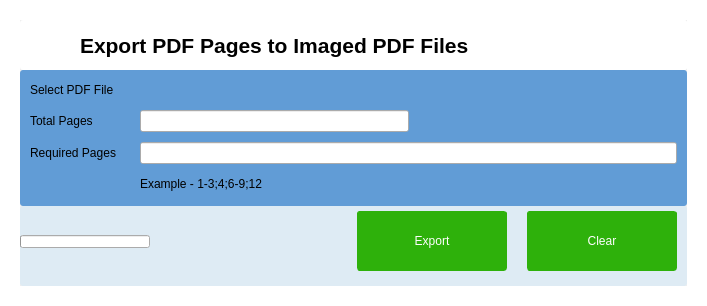
<?xml version="1.0" encoding="UTF-8"?>
<ui version="4.0">
 <class>Frame</class>
 <widget class="QFrame" name="Frame">
  <property name="geometry">
   <rect>
    <x>0</x>
    <y>0</y>
    <width>707</width>
    <height>306</height>
   </rect>
  </property>
  <property name="windowTitle">
   <string>Frame</string>
  </property>
  <property name="styleSheet">
   <string notr="true">
QFrame{
	border-width: 20;
	border-color: rgb(255,255,255);
	border-radius: 3;
	border-style: solid;
}

QPushButton{
	border-width: 1;
	border-color: rgb(46, 177, 11);
	border-radius: 3;
	border-style: solid;
	background-color: rgb(46, 177, 11);
	color: rgb(254, 254, 254);		
	font: 75 14pt &quot;Arial&quot;;
}</string>
  </property>
  <layout class="QVBoxLayout" name="verticalLayout_8">
   <property name="spacing">
    <number>0</number>
   </property>
   <property name="leftMargin">
    <number>0</number>
   </property>
   <property name="topMargin">
    <number>0</number>
   </property>
   <property name="rightMargin">
    <number>0</number>
   </property>
   <property name="bottomMargin">
    <number>0</number>
   </property>
   <item>
    <layout class="QVBoxLayout" name="verticalLayout">
     <property name="spacing">
      <number>0</number>
     </property>
     <property name="leftMargin">
      <number>0</number>
     </property>
     <property name="rightMargin">
      <number>0</number>
     </property>
     <item>
      <widget class="QFrame" name="titleFrame">
       <property name="sizePolicy">
        <sizepolicy hsizetype="Preferred" vsizetype="Expanding">
         <horstretch>0</horstretch>
         <verstretch>0</verstretch>
        </sizepolicy>
       </property>
       <property name="minimumSize">
        <size>
         <width>0</width>
         <height>50</height>
        </size>
       </property>
       <property name="maximumSize">
        <size>
         <width>16777215</width>
         <height>80</height>
        </size>
       </property>
       <property name="autoFillBackground">
        <bool>false</bool>
       </property>
       <property name="styleSheet">
        <string notr="true">


QFrame{
	border-width: 0;
	border-color: rgb(46, 177, 11);
	border-radius: 3;
	border-style: solid;
	background-color: white;
}

</string>
       </property>
       <property name="frameShape">
        <enum>QFrame::StyledPanel</enum>
       </property>
       <property name="frameShadow">
        <enum>QFrame::Raised</enum>
       </property>
       <layout class="QHBoxLayout" name="horizontalLayout">
        <property name="spacing">
         <number>0</number>
        </property>
        <property name="leftMargin">
         <number>0</number>
        </property>
        <property name="topMargin">
         <number>0</number>
        </property>
        <property name="rightMargin">
         <number>0</number>
        </property>
        <property name="bottomMargin">
         <number>0</number>
        </property>
        <item>
         <layout class="QHBoxLayout" name="horizontalLayout_5">
          <property name="spacing">
           <number>0</number>
          </property>
          <property name="leftMargin">
           <number>10</number>
          </property>
          <item>
           <widget class="QLabel" name="_lblFrameIcon">
            <property name="sizePolicy">
             <sizepolicy hsizetype="Fixed" vsizetype="Fixed">
              <horstretch>0</horstretch>
              <verstretch>0</verstretch>
             </sizepolicy>
            </property>
            <property name="minimumSize">
             <size>
              <width>50</width>
              <height>50</height>
             </size>
            </property>
            <property name="maximumSize">
             <size>
              <width>50</width>
              <height>50</height>
             </size>
            </property>
            <property name="styleSheet">
             <string notr="true"/>
            </property>
            <property name="text">
             <string/>
            </property>
            <property name="pixmap">
             <pixmap resource="Resources.qrc">:/resources/images/resources/images/pdf2png2.png</pixmap>
            </property>
            <property name="scaledContents">
             <bool>true</bool>
            </property>
           </widget>
          </item>
          <item>
           <widget class="QLabel" name="_lblFrameTitle">
            <property name="sizePolicy">
             <sizepolicy hsizetype="Expanding" vsizetype="Expanding">
              <horstretch>0</horstretch>
              <verstretch>0</verstretch>
             </sizepolicy>
            </property>
            <property name="minimumSize">
             <size>
              <width>0</width>
              <height>50</height>
             </size>
            </property>
            <property name="maximumSize">
             <size>
              <width>16777215</width>
              <height>80</height>
             </size>
            </property>
            <property name="font">
             <font>
              <pointsize>16</pointsize>
              <weight>75</weight>
              <bold>true</bold>
             </font>
            </property>
            <property name="styleSheet">
             <string notr="true"/>
            </property>
            <property name="text">
             <string>Export PDF Pages to Imaged PDF Files</string>
            </property>
           </widget>
          </item>
         </layout>
        </item>
       </layout>
      </widget>
     </item>
     <item>
      <widget class="QFrame" name="bodyFrame">
       <property name="styleSheet">
        <string notr="true">QFrame{
	border-width: 0;
	border-color: rgb(46, 177, 11);
	border-radius: 3;
	border-style: solid;
	background-color: rgb(97, 156, 214);
}


</string>
       </property>
       <property name="frameShape">
        <enum>QFrame::StyledPanel</enum>
       </property>
       <property name="frameShadow">
        <enum>QFrame::Raised</enum>
       </property>
       <layout class="QVBoxLayout" name="verticalLayout_7">
        <property name="leftMargin">
         <number>0</number>
        </property>
        <property name="topMargin">
         <number>10</number>
        </property>
        <property name="rightMargin">
         <number>0</number>
        </property>
        <property name="bottomMargin">
         <number>0</number>
        </property>
        <item>
         <layout class="QVBoxLayout" name="verticalLayout_2">
          <property name="spacing">
           <number>10</number>
          </property>
          <property name="leftMargin">
           <number>10</number>
          </property>
          <property name="rightMargin">
           <number>10</number>
          </property>
          <item>
           <widget class="QLabel" name="label_11">
            <property name="minimumSize">
             <size>
              <width>0</width>
              <height>20</height>
             </size>
            </property>
            <property name="maximumSize">
             <size>
              <width>16777215</width>
              <height>30</height>
             </size>
            </property>
            <property name="autoFillBackground">
             <bool>false</bool>
            </property>
            <property name="styleSheet">
             <string notr="true"/>
            </property>
            <property name="text">
             <string>Select PDF File</string>
            </property>
           </widget>
          </item>
          <item>
           <layout class="QHBoxLayout" name="horizontalLayout_2">
            <property name="leftMargin">
             <number>0</number>
            </property>
            <property name="topMargin">
             <number>0</number>
            </property>
            <property name="rightMargin">
             <number>0</number>
            </property>
            <item>
             <widget class="QLabel" name="label">
              <property name="sizePolicy">
               <sizepolicy hsizetype="Preferred" vsizetype="Preferred">
                <horstretch>0</horstretch>
                <verstretch>0</verstretch>
               </sizepolicy>
              </property>
              <property name="minimumSize">
               <size>
                <width>100</width>
                <height>0</height>
               </size>
              </property>
              <property name="maximumSize">
               <size>
                <width>200</width>
                <height>16777215</height>
               </size>
              </property>
              <property name="text">
               <string>Total Pages</string>
              </property>
             </widget>
            </item>
            <item>
             <widget class="QLineEdit" name="_txtTotalPages"/>
            </item>
            <item>
             <spacer name="horizontalSpacer">
              <property name="orientation">
               <enum>Qt::Horizontal</enum>
              </property>
              <property name="sizeHint" stdset="0">
               <size>
                <width>40</width>
                <height>20</height>
               </size>
              </property>
             </spacer>
            </item>
           </layout>
          </item>
          <item>
           <layout class="QHBoxLayout" name="horizontalLayout_3">
            <property name="leftMargin">
             <number>0</number>
            </property>
            <property name="topMargin">
             <number>0</number>
            </property>
            <item>
             <widget class="QLabel" name="label_2">
              <property name="sizePolicy">
               <sizepolicy hsizetype="Fixed" vsizetype="Preferred">
                <horstretch>0</horstretch>
                <verstretch>0</verstretch>
               </sizepolicy>
              </property>
              <property name="minimumSize">
               <size>
                <width>100</width>
                <height>0</height>
               </size>
              </property>
              <property name="maximumSize">
               <size>
                <width>100</width>
                <height>16777215</height>
               </size>
              </property>
              <property name="text">
               <string>Required Pages</string>
              </property>
             </widget>
            </item>
            <item>
             <widget class="QLineEdit" name="_txtRequiredPages"/>
            </item>
           </layout>
          </item>
          <item>
           <layout class="QHBoxLayout" name="horizontalLayout_7">
            <property name="spacing">
             <number>10</number>
            </property>
            <property name="topMargin">
             <number>0</number>
            </property>
            <item>
             <widget class="QLabel" name="label_12">
              <property name="sizePolicy">
               <sizepolicy hsizetype="Fixed" vsizetype="Preferred">
                <horstretch>0</horstretch>
                <verstretch>0</verstretch>
               </sizepolicy>
              </property>
              <property name="minimumSize">
               <size>
                <width>100</width>
                <height>20</height>
               </size>
              </property>
              <property name="maximumSize">
               <size>
                <width>100</width>
                <height>30</height>
               </size>
              </property>
              <property name="styleSheet">
               <string notr="true"/>
              </property>
              <property name="text">
               <string/>
              </property>
             </widget>
            </item>
            <item>
             <widget class="QLabel" name="_lblExample">
              <property name="text">
               <string>Example - 1-3;4;6-9;12</string>
              </property>
             </widget>
            </item>
            <item>
             <spacer name="horizontalSpacer_2">
              <property name="orientation">
               <enum>Qt::Horizontal</enum>
              </property>
              <property name="sizeHint" stdset="0">
               <size>
                <width>40</width>
                <height>20</height>
               </size>
              </property>
             </spacer>
            </item>
           </layout>
          </item>
         </layout>
        </item>
        <item>
         <spacer name="verticalSpacer_3">
          <property name="orientation">
           <enum>Qt::Vertical</enum>
          </property>
          <property name="sizeHint" stdset="0">
           <size>
            <width>20</width>
            <height>40</height>
           </size>
          </property>
         </spacer>
        </item>
       </layout>
      </widget>
     </item>
     <item>
      <widget class="QFrame" name="bottomFrame">
       <property name="sizePolicy">
        <sizepolicy hsizetype="Expanding" vsizetype="Expanding">
         <horstretch>0</horstretch>
         <verstretch>0</verstretch>
        </sizepolicy>
       </property>
       <property name="minimumSize">
        <size>
         <width>0</width>
         <height>80</height>
        </size>
       </property>
       <property name="maximumSize">
        <size>
         <width>16777215</width>
         <height>100</height>
        </size>
       </property>
       <property name="styleSheet">
        <string notr="true">


QFrame{
	border-width: 0;
	border-color: rgb(46, 177, 11);
	border-radius: 3;
	border-style: solid;
	background-color: rgb(222, 235, 244);
}

</string>
       </property>
       <property name="frameShape">
        <enum>QFrame::StyledPanel</enum>
       </property>
       <property name="frameShadow">
        <enum>QFrame::Raised</enum>
       </property>
       <layout class="QHBoxLayout" name="horizontalLayout_12">
        <property name="spacing">
         <number>0</number>
        </property>
        <property name="leftMargin">
         <number>0</number>
        </property>
        <property name="topMargin">
         <number>0</number>
        </property>
        <property name="rightMargin">
         <number>0</number>
        </property>
        <item>
         <layout class="QHBoxLayout" name="horizontalLayout_13">
          <property name="spacing">
           <number>20</number>
          </property>
          <property name="rightMargin">
           <number>10</number>
          </property>
          <item>
           <layout class="QHBoxLayout" name="horizontalLayout_14">
            <property name="spacing">
             <number>10</number>
            </property>
            <item>
             <widget class="QProgressBar" name="progressBar">
              <property name="sizePolicy">
               <sizepolicy hsizetype="Fixed" vsizetype="Fixed">
                <horstretch>0</horstretch>
                <verstretch>0</verstretch>
               </sizepolicy>
              </property>
              <property name="minimumSize">
               <size>
                <width>130</width>
                <height>13</height>
               </size>
              </property>
              <property name="maximumSize">
               <size>
                <width>130</width>
                <height>13</height>
               </size>
              </property>
              <property name="value">
               <number>0</number>
              </property>
              <property name="textVisible">
               <bool>false</bool>
              </property>
             </widget>
            </item>
            <item>
             <widget class="QLabel" name="_lblProgressStatus">
              <property name="sizePolicy">
               <sizepolicy hsizetype="Preferred" vsizetype="Fixed">
                <horstretch>0</horstretch>
                <verstretch>0</verstretch>
               </sizepolicy>
              </property>
              <property name="text">
               <string/>
              </property>
             </widget>
            </item>
           </layout>
          </item>
          <item>
           <widget class="QPushButton" name="_btnExportPdf2Png">
            <property name="sizePolicy">
             <sizepolicy hsizetype="Expanding" vsizetype="Expanding">
              <horstretch>0</horstretch>
              <verstretch>0</verstretch>
             </sizepolicy>
            </property>
            <property name="minimumSize">
             <size>
              <width>120</width>
              <height>40</height>
             </size>
            </property>
            <property name="maximumSize">
             <size>
              <width>150</width>
              <height>60</height>
             </size>
            </property>
            <property name="text">
             <string>Export</string>
            </property>
            <property name="icon">
             <iconset resource="Resources.qrc">
              <normaloff>:/resources/images/resources/images/export.png</normaloff>:/resources/images/resources/images/export.png</iconset>
            </property>
            <property name="iconSize">
             <size>
              <width>16</width>
              <height>16</height>
             </size>
            </property>
           </widget>
          </item>
          <item>
           <widget class="QPushButton" name="_btnClear">
            <property name="sizePolicy">
             <sizepolicy hsizetype="Expanding" vsizetype="Expanding">
              <horstretch>0</horstretch>
              <verstretch>0</verstretch>
             </sizepolicy>
            </property>
            <property name="minimumSize">
             <size>
              <width>120</width>
              <height>40</height>
             </size>
            </property>
            <property name="maximumSize">
             <size>
              <width>150</width>
              <height>60</height>
             </size>
            </property>
            <property name="text">
             <string>Clear</string>
            </property>
            <property name="icon">
             <iconset resource="Resources.qrc">
              <normaloff>:/resources/images/resources/images/clear.png</normaloff>:/resources/images/resources/images/clear.png</iconset>
            </property>
           </widget>
          </item>
         </layout>
        </item>
       </layout>
      </widget>
     </item>
    </layout>
   </item>
  </layout>
 </widget>
 <resources>
  <include location="Resources.qrc"/>
 </resources>
 <connections/>
</ui>
